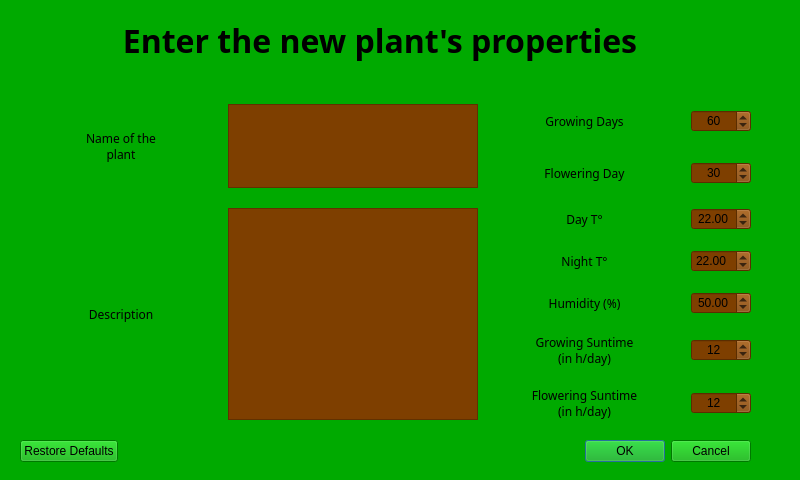
<?xml version="1.0" encoding="UTF-8"?>
<ui version="4.0">
 <class>new_plant</class>
 <widget class="QDialog" name="new_plant">
  <property name="geometry">
   <rect>
    <x>0</x>
    <y>0</y>
    <width>800</width>
    <height>480</height>
   </rect>
  </property>
  <property name="windowTitle">
   <string>Dialog</string>
  </property>
  <property name="styleSheet">
   <string notr="true">background-color: rgb(0, 170, 0);</string>
  </property>
  <widget class="QWidget" name="gridLayoutWidget">
   <property name="geometry">
    <rect>
     <x>20</x>
     <y>90</y>
     <width>731</width>
     <height>391</height>
    </rect>
   </property>
   <layout class="QGridLayout" name="gridLayout">
    <item row="6" column="3">
     <widget class="QSpinBox" name="flowering_suntime_spinBox">
      <property name="maximumSize">
       <size>
        <width>60</width>
        <height>16777215</height>
       </size>
      </property>
      <property name="styleSheet">
       <string notr="true">background-color: rgb(126, 63, 0);</string>
      </property>
      <property name="alignment">
       <set>Qt::AlignCenter</set>
      </property>
      <property name="maximum">
       <number>24</number>
      </property>
      <property name="value">
       <number>12</number>
      </property>
     </widget>
    </item>
    <item row="0" column="2">
     <widget class="QLabel" name="growing_lab">
      <property name="font">
       <font>
        <family>Piboto Condensed</family>
       </font>
      </property>
      <property name="text">
       <string>Growing Days</string>
      </property>
      <property name="alignment">
       <set>Qt::AlignCenter</set>
      </property>
     </widget>
    </item>
    <item row="1" column="2">
     <widget class="QLabel" name="flowering_lab">
      <property name="font">
       <font>
        <family>Piboto Condensed</family>
        <weight>50</weight>
        <italic>false</italic>
        <bold>false</bold>
       </font>
      </property>
      <property name="text">
       <string>Flowering Day</string>
      </property>
      <property name="alignment">
       <set>Qt::AlignCenter</set>
      </property>
     </widget>
    </item>
    <item row="5" column="3">
     <widget class="QSpinBox" name="growing_suntime_spinBox">
      <property name="maximumSize">
       <size>
        <width>60</width>
        <height>16777215</height>
       </size>
      </property>
      <property name="styleSheet">
       <string notr="true">background-color: rgb(126, 63, 0);</string>
      </property>
      <property name="alignment">
       <set>Qt::AlignCenter</set>
      </property>
      <property name="maximum">
       <number>24</number>
      </property>
      <property name="value">
       <number>12</number>
      </property>
     </widget>
    </item>
    <item row="2" column="2">
     <widget class="QLabel" name="day_temp_lab">
      <property name="font">
       <font>
        <family>Piboto Condensed</family>
       </font>
      </property>
      <property name="text">
       <string>Day T°</string>
      </property>
      <property name="alignment">
       <set>Qt::AlignCenter</set>
      </property>
     </widget>
    </item>
    <item row="4" column="2">
     <widget class="QLabel" name="watering_lab">
      <property name="font">
       <font>
        <family>Piboto Condensed</family>
       </font>
      </property>
      <property name="text">
       <string>Humidity (%)</string>
      </property>
      <property name="alignment">
       <set>Qt::AlignCenter</set>
      </property>
     </widget>
    </item>
    <item row="1" column="3">
     <widget class="QSpinBox" name="flowering_spinBox">
      <property name="maximumSize">
       <size>
        <width>60</width>
        <height>16777215</height>
       </size>
      </property>
      <property name="styleSheet">
       <string notr="true">background-color: rgb(126, 63, 0);</string>
      </property>
      <property name="alignment">
       <set>Qt::AlignCenter</set>
      </property>
      <property name="maximum">
       <number>365</number>
      </property>
      <property name="value">
       <number>30</number>
      </property>
     </widget>
    </item>
    <item row="2" column="3">
     <widget class="QDoubleSpinBox" name="day_temp_doubleSpinBox">
      <property name="maximumSize">
       <size>
        <width>60</width>
        <height>16777215</height>
       </size>
      </property>
      <property name="styleSheet">
       <string notr="true">background-color: rgb(126, 63, 0);</string>
      </property>
      <property name="alignment">
       <set>Qt::AlignCenter</set>
      </property>
      <property name="maximum">
       <double>40.000000000000000</double>
      </property>
      <property name="value">
       <double>22.000000000000000</double>
      </property>
     </widget>
    </item>
    <item row="4" column="3">
     <widget class="QDoubleSpinBox" name="watering_spinBox">
      <property name="maximumSize">
       <size>
        <width>60</width>
        <height>16777215</height>
       </size>
      </property>
      <property name="styleSheet">
       <string notr="true">background-color: rgb(126, 63, 0);</string>
      </property>
      <property name="alignment">
       <set>Qt::AlignCenter</set>
      </property>
      <property name="maximum">
       <double>100.000000000000000</double>
      </property>
      <property name="value">
       <double>50.000000000000000</double>
      </property>
     </widget>
    </item>
    <item row="6" column="2">
     <widget class="QLabel" name="flowering_suntime_lab">
      <property name="font">
       <font>
        <family>Piboto Condensed</family>
       </font>
      </property>
      <property name="text">
       <string>Flowering Suntime
(in h/day)</string>
      </property>
      <property name="alignment">
       <set>Qt::AlignCenter</set>
      </property>
     </widget>
    </item>
    <item row="2" column="1" rowspan="5">
     <widget class="QTextEdit" name="desc_textEdit">
      <property name="maximumSize">
       <size>
        <width>250</width>
        <height>16777215</height>
       </size>
      </property>
      <property name="styleSheet">
       <string notr="true">background-color: rgb(126, 63, 0);
color: rgb(255, 255, 255);</string>
      </property>
     </widget>
    </item>
    <item row="0" column="1" rowspan="2">
     <widget class="QTextEdit" name="name_textEdit">
      <property name="maximumSize">
       <size>
        <width>250</width>
        <height>16777215</height>
       </size>
      </property>
      <property name="styleSheet">
       <string notr="true">background-color: rgb(126, 63, 0);
color: rgb(255, 255, 255);</string>
      </property>
     </widget>
    </item>
    <item row="7" column="0" colspan="4">
     <widget class="QDialogButtonBox" name="command_buttonBox">
      <property name="orientation">
       <enum>Qt::Horizontal</enum>
      </property>
      <property name="standardButtons">
       <set>QDialogButtonBox::Cancel|QDialogButtonBox::Ok|QDialogButtonBox::RestoreDefaults</set>
      </property>
     </widget>
    </item>
    <item row="2" column="0" rowspan="5">
     <widget class="QLabel" name="desc_lab">
      <property name="font">
       <font>
        <family>Piboto Condensed</family>
       </font>
      </property>
      <property name="text">
       <string>Description</string>
      </property>
      <property name="alignment">
       <set>Qt::AlignCenter</set>
      </property>
     </widget>
    </item>
    <item row="0" column="0" rowspan="2">
     <widget class="QLabel" name="name_lab">
      <property name="font">
       <font>
        <family>Piboto Condensed</family>
       </font>
      </property>
      <property name="text">
       <string>Name of the
plant</string>
      </property>
      <property name="alignment">
       <set>Qt::AlignCenter</set>
      </property>
     </widget>
    </item>
    <item row="5" column="2">
     <widget class="QLabel" name="growing_suntime_lab">
      <property name="font">
       <font>
        <family>Piboto Condensed</family>
       </font>
      </property>
      <property name="text">
       <string>Growing Suntime
(in h/day)</string>
      </property>
      <property name="alignment">
       <set>Qt::AlignCenter</set>
      </property>
     </widget>
    </item>
    <item row="0" column="3">
     <widget class="QSpinBox" name="growing_spinBox">
      <property name="maximumSize">
       <size>
        <width>60</width>
        <height>16777215</height>
       </size>
      </property>
      <property name="styleSheet">
       <string notr="true">background-color: rgb(126, 63, 0);</string>
      </property>
      <property name="alignment">
       <set>Qt::AlignCenter</set>
      </property>
      <property name="maximum">
       <number>365</number>
      </property>
      <property name="value">
       <number>60</number>
      </property>
     </widget>
    </item>
    <item row="3" column="2">
     <widget class="QLabel" name="night_temp_lab">
      <property name="font">
       <font>
        <family>Piboto Condensed</family>
       </font>
      </property>
      <property name="text">
       <string>Night T°</string>
      </property>
      <property name="alignment">
       <set>Qt::AlignCenter</set>
      </property>
     </widget>
    </item>
    <item row="3" column="3">
     <widget class="QDoubleSpinBox" name="night_temp_doubleSpinBox">
      <property name="maximumSize">
       <size>
        <width>60</width>
        <height>16777215</height>
       </size>
      </property>
      <property name="styleSheet">
       <string notr="true">background-color: rgb(126, 63, 0);</string>
      </property>
      <property name="maximum">
       <double>40.000000000000000</double>
      </property>
      <property name="value">
       <double>22.000000000000000</double>
      </property>
     </widget>
    </item>
   </layout>
  </widget>
  <widget class="QLabel" name="main_title_lab">
   <property name="geometry">
    <rect>
     <x>30</x>
     <y>0</y>
     <width>700</width>
     <height>80</height>
    </rect>
   </property>
   <property name="minimumSize">
    <size>
     <width>700</width>
     <height>80</height>
    </size>
   </property>
   <property name="font">
    <font>
     <family>Piboto Condensed</family>
     <pointsize>24</pointsize>
     <weight>75</weight>
     <bold>true</bold>
    </font>
   </property>
   <property name="text">
    <string>Enter the new plant's properties</string>
   </property>
   <property name="alignment">
    <set>Qt::AlignCenter</set>
   </property>
  </widget>
 </widget>
 <resources/>
 <connections>
  <connection>
   <sender>command_buttonBox</sender>
   <signal>accepted()</signal>
   <receiver>new_plant</receiver>
   <slot>accept()</slot>
   <hints>
    <hint type="sourcelabel">
     <x>248</x>
     <y>254</y>
    </hint>
    <hint type="destinationlabel">
     <x>157</x>
     <y>274</y>
    </hint>
   </hints>
  </connection>
  <connection>
   <sender>command_buttonBox</sender>
   <signal>rejected()</signal>
   <receiver>new_plant</receiver>
   <slot>reject()</slot>
   <hints>
    <hint type="sourcelabel">
     <x>316</x>
     <y>260</y>
    </hint>
    <hint type="destinationlabel">
     <x>286</x>
     <y>274</y>
    </hint>
   </hints>
  </connection>
 </connections>
</ui>
